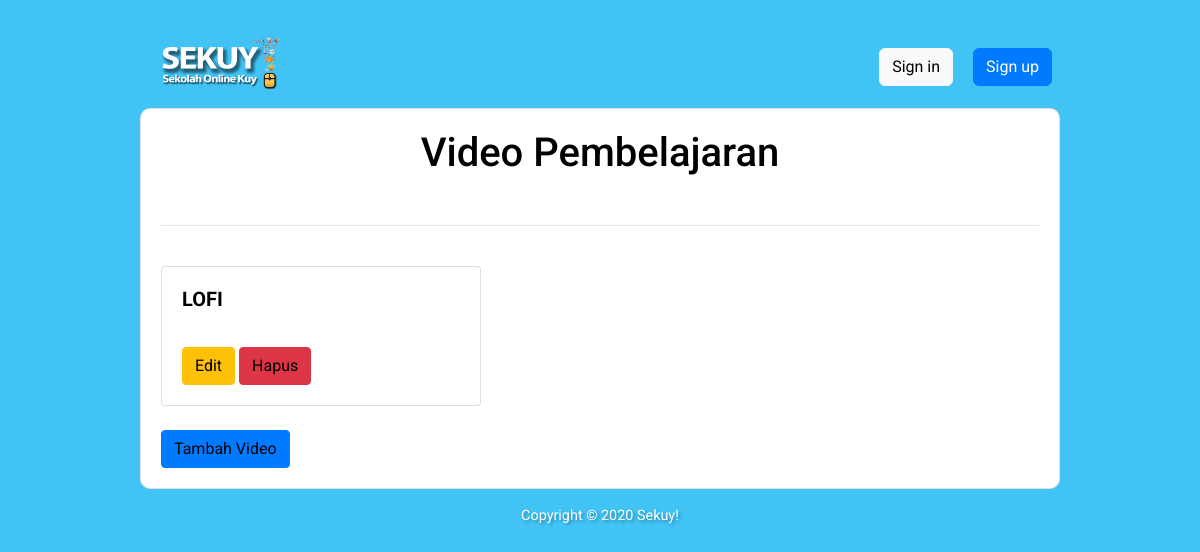
Page /teachers/video-pembelajaran/ on the earlier database version.
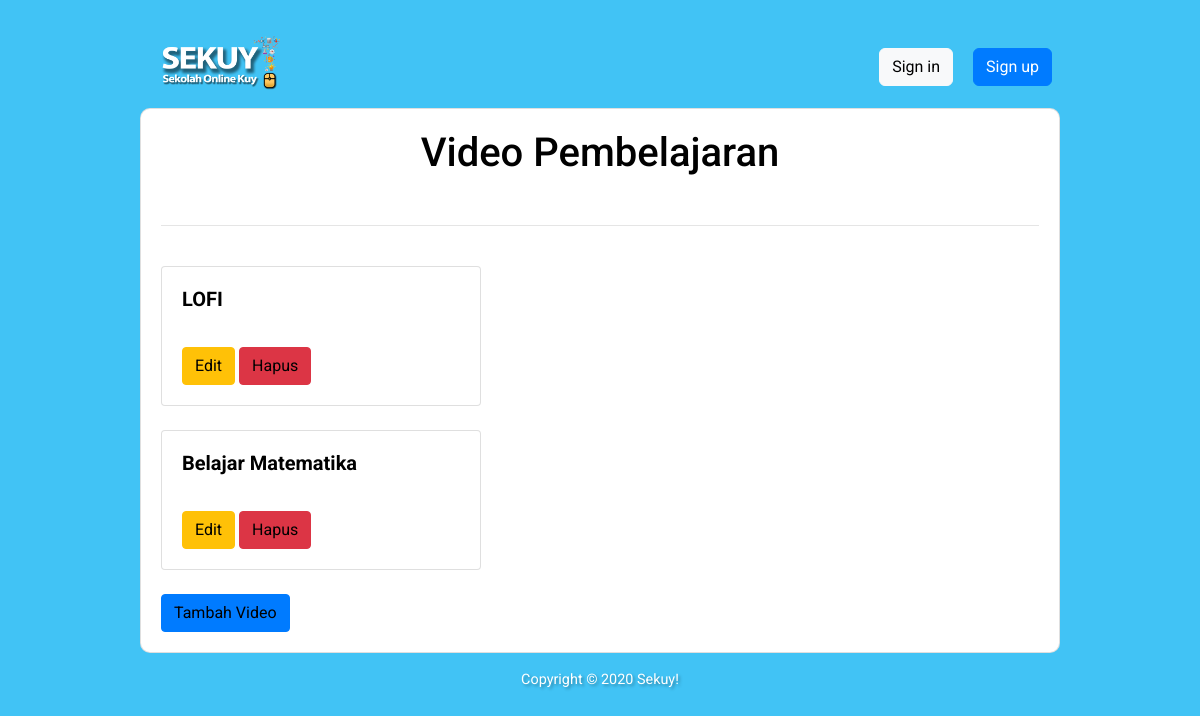
Same page on the later database version.
### classroom/models.py (models this page shows, shortened)
class VideoPembelajaran(models.Model):
    materi = models.CharField(max_length=40)
    link = EmbedVideoField()
    date = models.DateField(auto_now_add=True)

### classroom/views/teachers.py (the view)
# urls.py: path('video-pembelajaran/', students.listVideoPembelajaran, name='list_video'),
def listVideoPembelajaran(request):
    semua_video = VideoPembelajaran.objects.all()
    context = {
        'page_title':'Video Pembelajaran',
        'semua_video' : semua_video,
    }
    return render(request,'classroom/teachers/videopembelajaran.html',context)

### classroom/templates/classroom/teachers/videopembelajaran.html (shortened to what this page needs)
{% extends 'base.html' %}
{% load embed_video_tags %}
{% block content %}
    <h1 class="text-center">{{page_title}}</h1>
    <br><hr><br>
    {% for i in semua_video %}
    <div class="card center" style="width: 20rem;">
    <div class="card-body">
        <h5 class="card-title"><b>{{ i.materi }}</b></h5>
        <br>
        <a class="btn btn-warning" href="{% url 'teachers:edit_video' i.id %}">Edit</a>
        <a class="btn btn-danger" href="{% url 'teachers:hapus_video' i.id %}">Hapus</a>
    </div>
    </div>
    <br>
    {% endfor %}
    <a class='btn btn-primary' href="{% url 'teachers:buat_video' %}">Tambah Video</a>
{% endblock %}

Differences in the rows shown:
added VideoPembelajaran: materi "Belajar Matematika"
